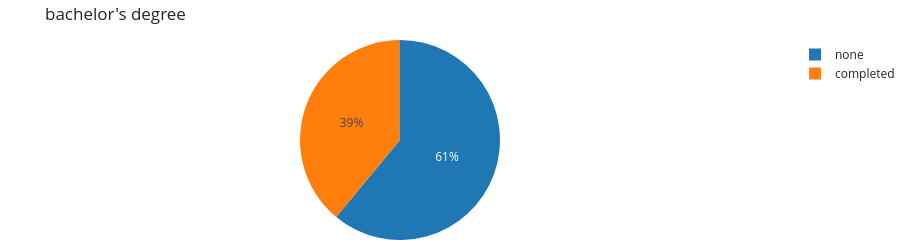
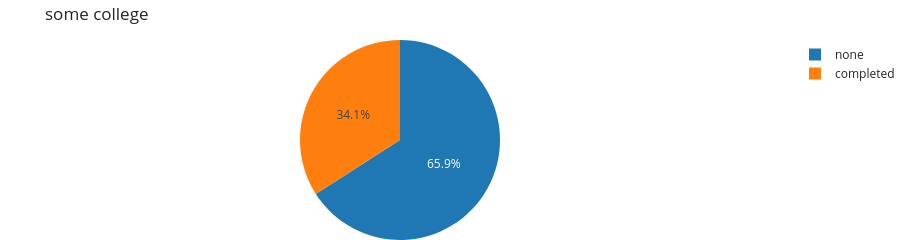
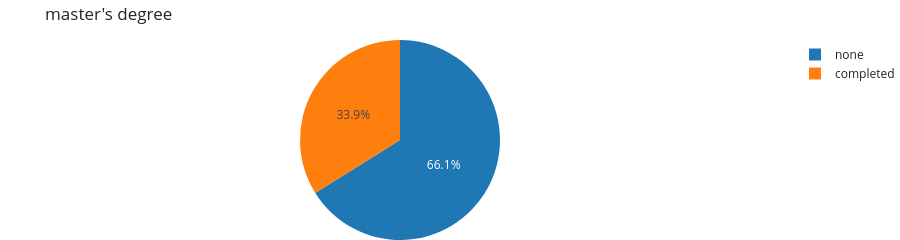
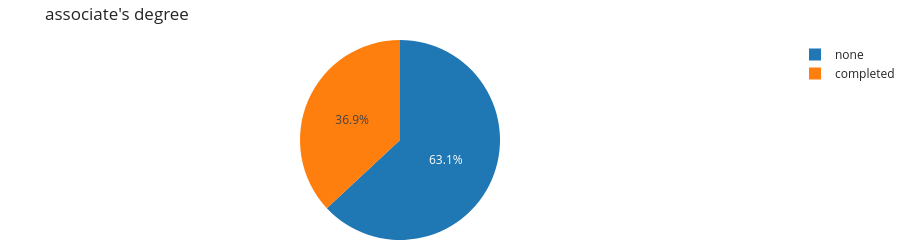

Notebook source saved alongside these figures, in order:
### Markdown cell above
Now, let us check if the parental educational degree influences whether the students had a test preparation course. to keepThis time, we keep it simple and make independent plots for each level of education, and we will next use another feature of Plotly to plot them together.

### Code cell
colored_by = "test.preparation.course"
split_by = 'parental.level.of.education'

for level in students_df[split_by].unique():
  df = students_df.loc[students_df[split_by] == level]\
        .groupby([colored_by]).size().reset_index(name='Count')
  px.pie(df, values='Count', names = colored_by, title = level, height=150).show()

### Figure 1 — Plotly figure (JSON) as saved in the notebook; plotly's stock layout.template omitted (floating-point values rounded to 4 significant figures)
{"data": [{"domain": {"x": [0, 1], "y": [0, 1]}, "hovertemplate": "test.preparation.course=%{label}<br>Count=%{value}<extra></extra>", "labels": ["completed", "none"], "legendgroup": "", "name": "", "showlegend": true, "type": "pie", "values": [46, 72]}], "layout": {"height": 150, "legend": {"tracegroupgap": 0}, "title": {"text": "bachelor's degree"}}}

### Figure 2 — Plotly figure (JSON) as saved in the notebook; plotly's stock layout.template omitted (floating-point values rounded to 4 significant figures)
{"data": [{"domain": {"x": [0, 1], "y": [0, 1]}, "hovertemplate": "test.preparation.course=%{label}<br>Count=%{value}<extra></extra>", "labels": ["completed", "none"], "legendgroup": "", "name": "", "showlegend": true, "type": "pie", "values": [77, 149]}], "layout": {"height": 150, "legend": {"tracegroupgap": 0}, "title": {"text": "some college"}}}

### Figure 3 — Plotly figure (JSON) as saved in the notebook; plotly's stock layout.template omitted (floating-point values rounded to 4 significant figures)
{"data": [{"domain": {"x": [0, 1], "y": [0, 1]}, "hovertemplate": "test.preparation.course=%{label}<br>Count=%{value}<extra></extra>", "labels": ["completed", "none"], "legendgroup": "", "name": "", "showlegend": true, "type": "pie", "values": [20, 39]}], "layout": {"height": 150, "legend": {"tracegroupgap": 0}, "title": {"text": "master's degree"}}}

### Figure 4 — Plotly figure (JSON) as saved in the notebook; plotly's stock layout.template omitted (floating-point values rounded to 4 significant figures)
{"data": [{"domain": {"x": [0, 1], "y": [0, 1]}, "hovertemplate": "test.preparation.course=%{label}<br>Count=%{value}<extra></extra>", "labels": ["completed", "none"], "legendgroup": "", "name": "", "showlegend": true, "type": "pie", "values": [82, 140]}], "layout": {"height": 150, "legend": {"tracegroupgap": 0}, "title": {"text": "associate's degree"}}}
